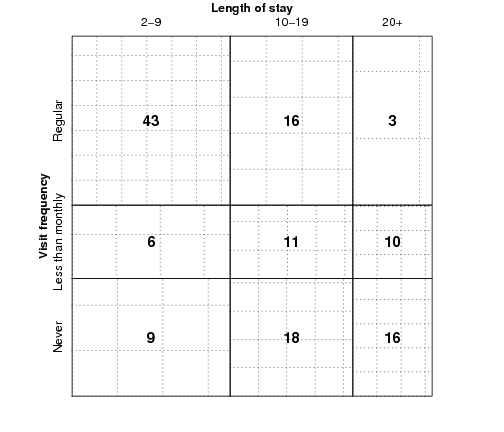

Write the R code that produced this figure.
###################################################
### Figure 12.6: Sieve plot for the hospital data
###################################################
library("vcd")
data("Hospital")

sieve(t(Hospital), split = TRUE, pop = FALSE, gp = gpar(lty = "dotted", col = "black"))
labeling_cells(text = t(Hospital), clip = FALSE, gp = gpar(fontface = 2, fontsize = 15))(t(Hospital))
